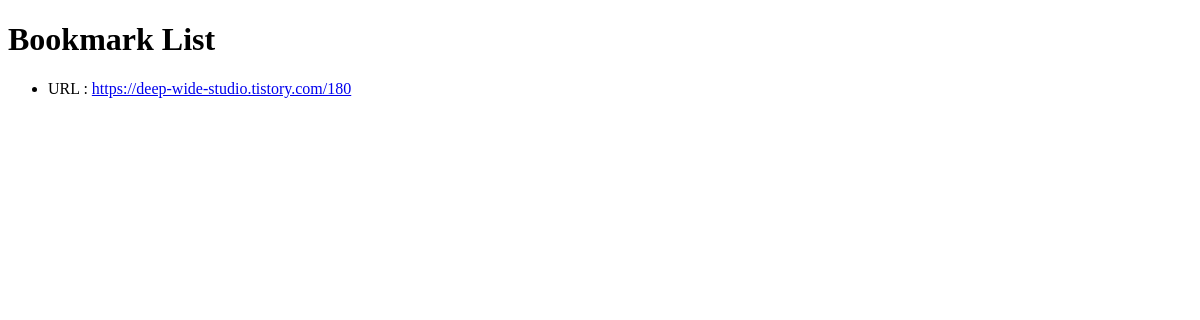
Before: /bookmark/ with the older database file.
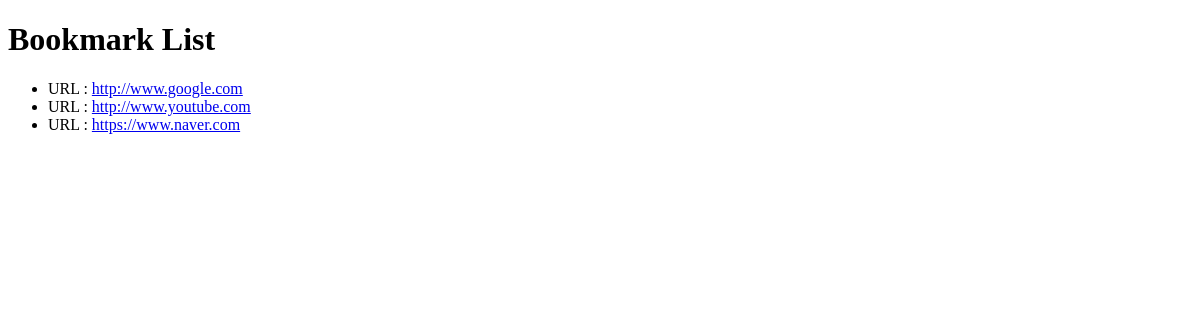
After: the same page with the newer database file.
### bookmark/models.py (models this page shows, shortened)
class Bookmark(models.Model):
    title = models.CharField("TITLE", max_length=100, blank=True)
    url = models.URLField("URL", unique=True)

### bookmark/views.py (the view)
# urls.py: path('bookmark/', BookmarkLV.as_view(), name='index'),
class BookmarkLV(ListView):
    model = Bookmark

### bookmark/templates/bookmark/bookmark_list.html (shortened to what this page needs)
<!DOCTYPE html>
<html lang="en">
  <head>
  </head>
  <body>
    <div id="contens">
      <h1>Bookmark List</h1>
      <ul>
        {% for bookmark in object_list %}
        <li>URL : <a href="{{bookmark.url}}">{{bookmark.url}}</a></li>
        {% endfor %}
      </ul>
    </div>
  </body>
</html>

Changed rows visible on the page:
removed Bookmark: url "https://deep-wide-studio.tistory.com/180"
added Bookmark: url "http://www.google.com"
added Bookmark: url "http://www.youtube.com"
added Bookmark: url "https://www.naver.com"
